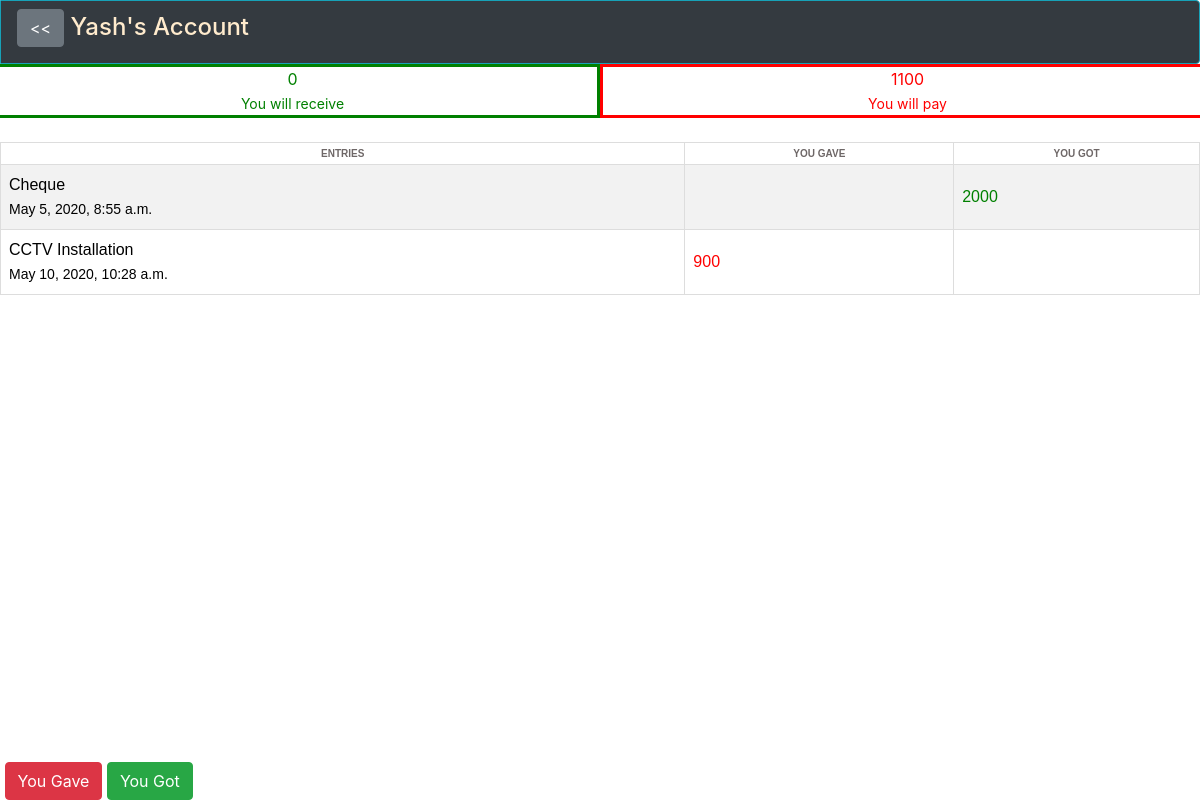
The page /accounts/14/Yash/ (signed in) on the database its author committed.
### customer_app/models.py (models this page shows, shortened)
class Customer(models.Model):
    def contact_validator(contact):
        if len(contact) != 10:
            raise validators.ValidationError('Contact length should be 10 digit')
    def min_length_validator(name):
        if len(name) < 1:
            raise validators.ValidationError('Minimum length should be 1 letter')
    user = models.ForeignKey(User,on_delete=models.CASCADE,blank=True,null=True)
    name = models.CharField(max_length=30,unique=True,validators=[min_length_validator])
    contact = models.CharField(max_length=10,validators=[contact_validator])
    objects = models.Manager

### accounts/models.py (models this page shows, shortened)
class Account(models.Model):
    def validate_amount(val):
        if val < 1:
            raise validators.ValidationError('Amount should be atleast 1')
    customer = models.ForeignKey(Customer,on_delete=models.CASCADE,blank=True,null=True,related_name='account')
    desc = models.CharField(max_length=100)
    gave = models.IntegerField(default=0,validators=[validate_amount])
    got = models.IntegerField(default=0,validators=[validate_amount])
    created_at = models.DateTimeField(auto_now_add=True)
    objects = models.Manager

### accounts/views.py (the view)
# urls.py: path('<int:id>/<str:name>/',views.show_account,name='account'),
@login_required(login_url='/users/signin')
def show_account(request,id,name):
    cust_id =id
    cust_name = name
    cust_bal = cust_balance(request,id)
    entries = Account.objects.filter(customer=id)
    request.session['previous_url'] = request.path
    context = {'cust_name':cust_name, 'cust_id':cust_id,
                'entries':entries,'balance':cust_bal}
    return render(request, 'accounts/show_account.html', context)

### accounts/views.py (called while the page is built)
def cust_balance(request,id):
    cust_queryset = Account.objects.filter(customer__user=request.user, customer=id)
    got,gave = 0,0
    for i in cust_queryset:
        got = got + i.got
        gave = gave + i.gave
        balance = gave - got
    try:
        return balance
    except:
        return 0

### templates/accounts/show_account.html (shortened to what this page needs)
{% extends 'layout_app.html' %}
{% block content %}
{% load mathfilters %}
<head>
</head>
<nav class="navbar navbar-expand-lg navbar-dark bg-dark border border-info rounded-right">
    <h4>
        <a href="{% url 'customer:show_customer' %}" class="btn btn-secondary"><<</a>
        <a style="color: blanchedalmond;" href="{% url 'customer:update_customer' pk=cust_id %}">{{cust_name}}'s
            Account</a>
    </h4>
</nav>
<div class="row mb-4" align="center">
    {% if balance > 0  %}
    <div class="col-6 themed-grid-col" style="color: green;border:solid;">{{balance}}<br><small>You will receive</small>
    </div>
    <div class="col-6 themed-grid-col" style="color: red;border:solid;">0<br><small>You will pay</small></div>
    {% elif balance == 0 %}
    <div class="col-6 themed-grid-col" style="color: green;border:solid;">0<br><small>You will receive</small></div>
    <div class="col-6 themed-grid-col" style="color: red;border:solid;">0<br><small>You will pay</small></div>
    {% else %}
    <div class="col-6 themed-grid-col" style="color: green;border:solid;">0<br><small>You will receive</small></div>
    <div class="col-6 themed-grid-col" style="color: red;border:solid;">{{balance | abs}}<br><small>You will
            pay</small></div>
    {% endif %}
</div>
<table id="table">
    <tr>
        <th>ENTRIES</th>
        <th>YOU GAVE</th>
        <th>YOU GOT</th>
    </tr>
    {% for entry in entries %}
    <tr>
        {% if entry.gave > entry.got %}
        <td><a href="{% url 'khata:update_gave' pk=entry.pk cust_id=cust_id %}"
                class="link">{{entry.desc}}<br><small>{{entry.created_at}}</small></td></a>
        <td style="color: red;">{{entry.gave}}</td>
        <td></td>
        {% else %}
        <td><a href="{% url 'khata:update_got' pk=entry.pk cust_id=cust_id %}"
                class="link">{{entry.desc}}<br><small>{{entry.created_at}}</small></td></a>
        <td></td>
        <td style="color: green;">{{entry.got}}</td>
        {% endif %}
    </tr>
    {% endfor %}
</table>
<br><br>
    <div style="position: fixed;bottom: 0;width: 100%;">
    <a href="{% url 'khata:gave' %}?cust_id={{cust_id}}" class="btn btn-danger">You Gave</a>
    <a href="{% url 'khata:got' %}?cust_id={{cust_id}}" class="btn btn-success">You Got</a>
    </div>
{% endblock %}

### templates/accounts/show_account.html (style rules this page uses)
#table { font-family:'Lucida Sans', 'Lucida Sans Regular', 'Lucida Grande', 'Lucida Sans Unicode', Geneva, Verdana, sans-serif; border-collapse: collapse; width: 100%; }
#table td, #table th { border: 1px solid #ddd; padding: 8px; }
#table td a { color: black; }
#table tr:nth-child(even) { background-color: #f2f2f2; }
#table th { padding-top: 3px; padding-bottom: 3px; text-align: center; background-color: rgb(255, 255, 255); color: rgb(110, 103, 103); font-size:x-small; }

### rows shown on the page
Customer: name "Yash"
Account: desc "Cheque", created_at "May 5, 2020, 8:55 a.m.", got "2000"
Account: desc "CCTV Installation", created_at "May 10, 2020, 10:28 a.m.", gave "900"

### other values the page prints
{{ balance | abs }} "1100"
